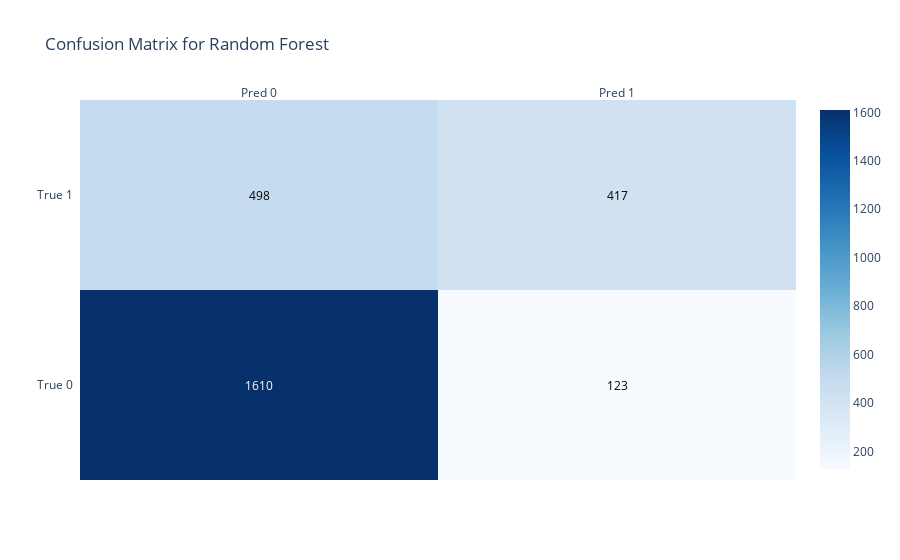
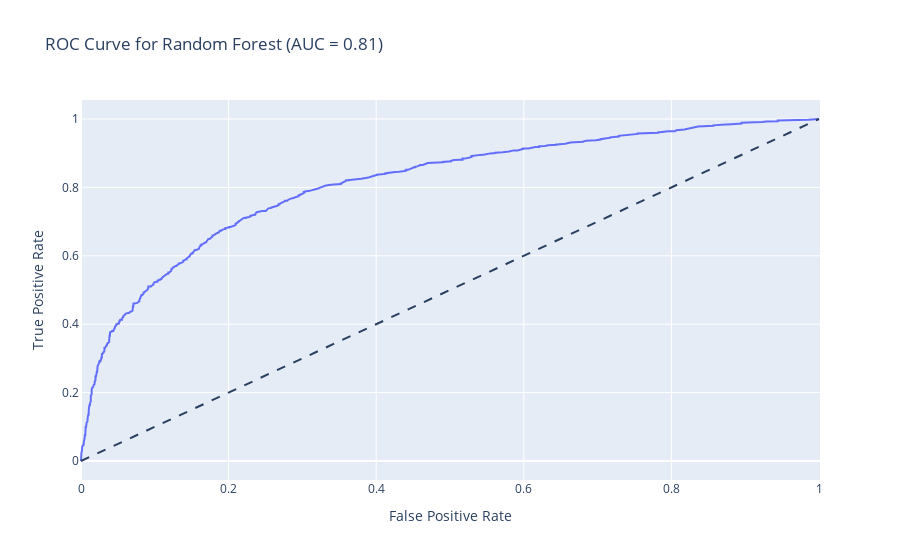

Write notebook code for charts like these, in order.
### Markdown cell above
### Random Forest Classifier

### Code cell
from sklearn.ensemble import RandomForestClassifier

random_forest = RandomForestClassifier(random_state=42)


# Define hyperparameters to tune
parameters = {
    "n_estimators": [50, 100, 200],
    "max_depth": [10, 50, 100, None],
}

grid_search = GridSearchCV(random_forest, param_grid=parameters, cv=5, n_jobs=-1)
grid_search.fit(X_train, y_train)

random_forest = grid_search.best_estimator_
# Evaluate the best model
evaluate_model(
    random_forest, X_test, y_test, "Random Forest", evaluation_dict_subtask_a
)

### Figure 1 — Plotly figure (JSON) as saved in the notebook; plotly's stock layout.template omitted (floating-point values rounded to 4 significant figures)
{"data": [{"colorscale": [[0, "rgb(247,251,255)"], [0.125, "rgb(222,235,247)"], [0.25, "rgb(198,219,239)"], [0.375, "rgb(158,202,225)"], [0.5, "rgb(107,174,214)"], [0.625, "rgb(66,146,198)"], [0.75, "rgb(33,113,181)"], [0.875, "rgb(8,81,156)"], [1, "rgb(8,48,107)"]], "reversescale": false, "showscale": true, "type": "heatmap", "x": ["Pred 0", "Pred 1"], "y": ["True 0", "True 1"], "z": [[1610, 123], [498, 417]]}], "layout": {"annotations": [{"font": {"color": "#FFFFFF"}, "showarrow": false, "text": "1610", "x": "Pred 0", "xref": "x", "y": "True 0", "yref": "y"}, {"font": {"color": "#000000"}, "showarrow": false, "text": "123", "x": "Pred 1", "xref": "x", "y": "True 0", "yref": "y"}, {"font": {"color": "#000000"}, "showarrow": false, "text": "498", "x": "Pred 0", "xref": "x", "y": "True 1", "yref": "y"}, {"font": {"color": "#000000"}, "showarrow": false, "text": "417", "x": "Pred 1", "xref": "x", "y": "True 1", "yref": "y"}], "title": {"text": "Confusion Matrix for Random Forest"}, "xaxis": {"dtick": 1, "gridcolor": "rgb(0, 0, 0)", "side": "top", "ticks": ""}, "yaxis": {"dtick": 1, "ticks": "", "ticksuffix": "  "}}}

### Figure 2 — Plotly figure (JSON) as saved in the notebook; plotly's stock layout.template omitted (floating-point values rounded to 4 significant figures; data arrays with more than 128 entries replaced by an {"elided": "..."} marker saying what was removed)
{"data": [{"mode": "lines", "name": "ROC Curve (area = 0.81)", "type": "scatter", "x": {"elided": "639 float values"}, "y": {"elided": "639 float values"}}], "layout": {"shapes": [{"line": {"dash": "dash"}, "type": "line", "x0": 0, "x1": 1, "y0": 0, "y1": 1}], "title": {"text": "ROC Curve for Random Forest (AUC = 0.81)"}, "xaxis": {"title": {"text": "False Positive Rate"}}, "yaxis": {"title": {"text": "True Positive Rate"}}}}
